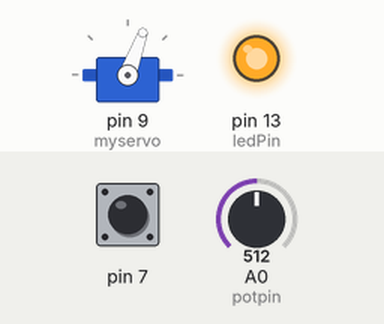
Simulated run of this sketch. Board: Arduino Uno, built with avr-gcc and run on an emulated ATmega328P. Parts: servo, output pins drawn as LEDs (lit = HIGH). The test bench sets the inputs (shaded band); at power-on: A0 (potpin) = 512, pin 7 HIGH. What the sketch prints to the serial monitor is not drawn.

Above: at 2.4 s.
2.5 s: A0 (potpin) set to 65
4.0 s: A0 (potpin) set to 716
At 6.0 s:
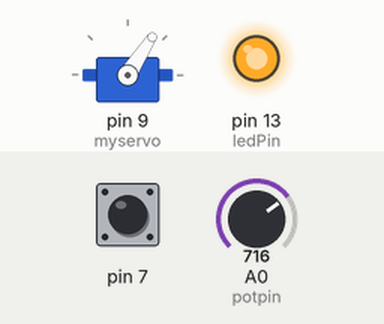
6.3 s: pin 7 pulled LOW for 0.15 s
9.3 s: pin 7 pulled LOW for 3.2 s
At 11.3 s:
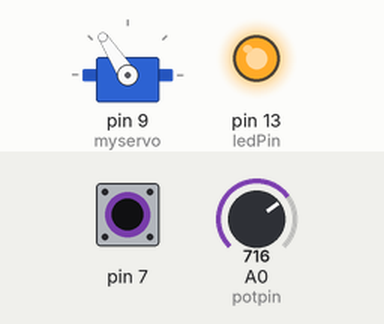
14.0 s: pin 7 pulled LOW for 1 s
At 14.4 s:
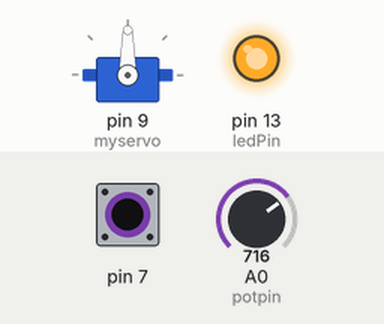
18.0 s: A0 (potpin) set to 306
At 18.3 s:
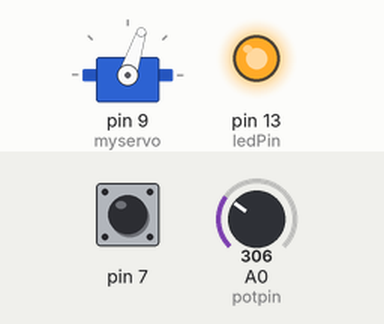
Timing chart, 0 to 21.0 s (numbered marks = the images above; inputs shaded):
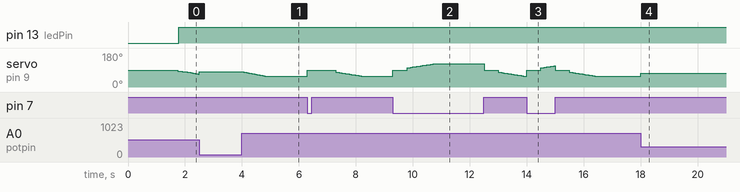

Measured:
- after the input at 4.0 s, servo on pin 9 (myservo): moves from 82° to 57° over 0.84 s, starting at once
- after the input at 9.3 s, servo on pin 9 (myservo): rises from 57° to 123° in 1.5 s, then falls to 57° in 3.2 s
- after the input at 14.0 s, servo on pin 9 (myservo): rises from 57° to 112° in 0.97 s, then falls to 57° in 1.5 s
- after the input at 18.0 s, servo on pin 9 (myservo): 57° → 72° at once

The sketch:

olimexino328throttlectl.ino
```cpp
//pin 9 - servo
//pin 7 - reverse, shorted to ground for forward.
//pin A0 - analog input from hall effect pedal.

#include <Servo.h>

Servo myservo;  // create servo object to control a servo

int potpin = 0;  // analog pin used to connect the potentiometer
int val;    // variable to read the value from the analog pin
int dir;   //direction pin 1 = rev
int lastdir;
const int ledPin =13;
const int threshold = 25;
const int directionchangedelay = 500;
const int minchangeeffort = 150;
const int mineffort = 75;
int directionchangeeffort = 0;
int maxthrottle = 512;// 1023 for max  // 500 for slow
int oldthrottle = 0; //holds previous throttle position
int throttle = 0;

void setup()
{
  myservo.attach(9);  // attaches the servo on pin 9 to the servo object
myservo.write(90);
pinMode(ledPin, OUTPUT);
Serial.begin(115200);
digitalWrite(7, HIGH);
Serial.println("Hello, sending zero calibration pulse");
delay(1250);

}

void loop()
{
  oldthrottle = throttle;
  val = analogRead(potpin);            // reads the value of the potentiometer (value between 0 and 1023)
    Serial.print("pot ");
    Serial.print(val);

  if (val <= oldthrottle) {
    throttle = val;
  } else {
    throttle = oldthrottle + 2;
    if (throttle > val) { //check to be sure the new throttle value is not over target
      throttle = val;
    } else {
        val= throttle;
      }
  }

    Serial.print(" thr ");
    Serial.print(throttle);
    Serial.print(" ");

    if (val > threshold) {
      digitalWrite(ledPin, HIGH);
    }
  else {
    digitalWrite(ledPin,LOW);
  }

  dir = digitalRead(7);
  if (dir != lastdir) {
    myservo.write(90);
    delay(directionchangedelay);
    directionchangeeffort = minchangeeffort;
  }
    lastdir = dir;

  //reduce throttle slew rate after direction change
  directionchangeeffort = directionchangeeffort +1;
  if (directionchangeeffort > maxthrottle) {
    directionchangeeffort = maxthrottle;
  }

  Serial.print(" dir ");
  Serial.print(dir);
  val = map(val, 0, 1023, mineffort, directionchangeeffort);

  if (dir == 0) {
    val = map(val, 0, 1023, 90, 180);     // scale it to use it with the servo (value between 0 and 180)
  } else {
    val = map(val, 0, 1023, 90, 0);
  }


  myservo.write(val);                  // sets the servo position according to the scaled value
 Serial.print(" val ");
 Serial.println(val);
  delay(1);                           // waits for the servo to get there
}
```
